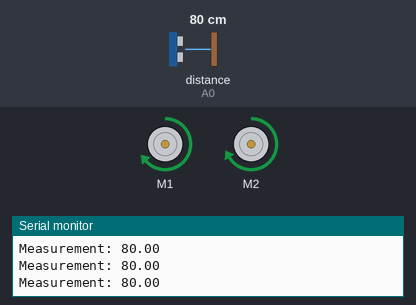
Bench run of a sketch on a simulated Arduino Uno, built with avr-gcc and run on an emulated ATmega328P. On the bench: 2 × DC motor (green arrow = forward, orange = backward, longer = faster), the last lines printed to the serial monitor. Wiring (inferred from the names in the program): ultrasonic range finder: trigger A1; echo A0. The test bench sets the inputs (shaded band); at power-on: distance to the obstacle (sensor on A0) 80 cm. The echo pulse lasts 58.3 µs per cm; random numbers use the default seed unless the sketch sets one.

Above: at 2.2 s.
2.3 s: distance to the obstacle (sensor on A0) set to 22 cm
4.1 s: distance to the obstacle (sensor on A0) set to 19 cm
At 4.64 s:
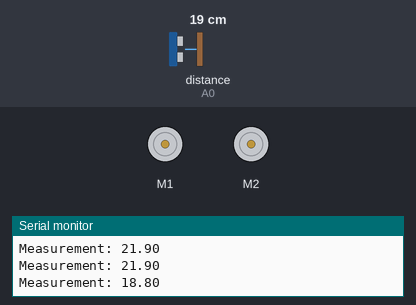
At 5.5 s:
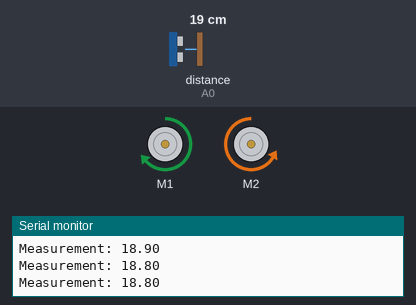
7.1 s: distance to the obstacle (sensor on A0) set to 4 cm
At 7.6 s:
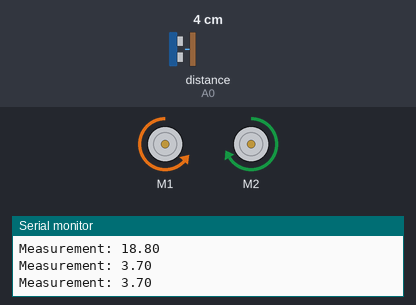
10.1 s: distance to the obstacle (sensor on A0) set to 35 cm
Timing chart, 0 to 12.9 s (numbered marks = the images above; inputs shaded):
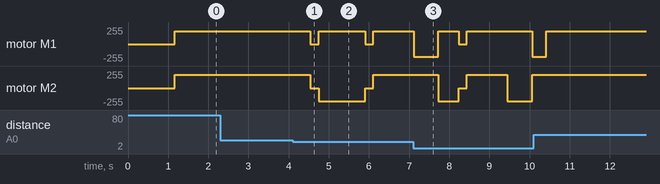

The sketch:

jezdzik.ino
```cpp
//
// jezdzik.ino
//
// Controlling self-driving robot based on Arduino Uno R3 connected with
// Adafruit L293D Motor Shield. There are also two motors to drive and
// single HC-SR04 ultrasonic sensor to navigate and avoiding obstacles.
//

#include <AFMotor.h>
#include <stdlib.h>

// PINS
#define SENSOR_ECHO_PIN A0
#define SENSOR_TRIG_PIN A1
#define MOTOR_LEFT  1
#define MOTOR_RIGHT 2

// SENSOR
#define MAX_DISTANCE 400
#define MIN_DISTANCE 2
#define MEASUREMENTS 10
#define MAGIC_VALUE 58
#define TIMEOUT (MAGIC_VALUE * MAX_DISTANCE)
#define ROTATE_DISTANCE 20 // in cm

// MOTORS
#define LEFT_SPEED 190
#define RIGHT_SPEED 200
#define FREQUENCY MOTOR12_2KHZ
AF_DCMotor motor_left(MOTOR_LEFT);
AF_DCMotor motor_right(MOTOR_RIGHT);

// FUNCTIONS
float get_distance(); // get distance in cm from HC-SR04 sensor

void setup()
{
  Serial.begin(9600);
  Serial.println("Hello Arduino!");

  pinMode(SENSOR_TRIG_PIN, OUTPUT);
  pinMode(SENSOR_ECHO_PIN, INPUT);

  motor_left.setSpeed(LEFT_SPEED);
  motor_right.setSpeed(RIGHT_SPEED);

  delay(1000);
  srand(get_distance());
  Serial.println("Ready to work.");
}

// this function is so bad but works
void loop()
{
  if (get_distance() < ROTATE_DISTANCE)
  {
    int choice = rand() % 2;
    int rotations = 0;
    do
    {
      switch (rand() % 2)
      {
      case 0: motor_right.run(BACKWARD); motor_left.run(FORWARD); break;
      case 1: motor_left.run(BACKWARD); motor_right.run(FORWARD); break;
      }
      if (++rotations > 3)
      {
        delay(200);
        motor_left.run(RELEASE);
        motor_right.run(RELEASE);
        delay(200);

        motor_left.run(FORWARD);
        motor_right.run(FORWARD);
        delay(1000);
        rotations = 0;
        continue;
      }
      delay(300);
    } while (get_distance() < ROTATE_DISTANCE);
  }


  while (get_distance() >= ROTATE_DISTANCE)
  {
    motor_left.run(FORWARD);
    motor_right.run(FORWARD);
    delay(500);
  }

    delay(200);
    motor_left.run(RELEASE);
    motor_right.run(RELEASE);
    delay(200);
}

float get_distance()
{
  float distance;
  float average = 0;
  int bad_distances = 0;

  Serial.print("Measurement: ");
  for (int i = 0; i < MEASUREMENTS; i++)
  {
    digitalWrite(SENSOR_TRIG_PIN, LOW);
    delayMicroseconds(5);
    digitalWrite(SENSOR_TRIG_PIN, HIGH);
    delayMicroseconds(10);
    digitalWrite(SENSOR_TRIG_PIN, LOW);

    distance = pulseIn(SENSOR_ECHO_PIN, HIGH, TIMEOUT) / MAGIC_VALUE;

    if (distance <= MAX_DISTANCE && distance >= MIN_DISTANCE)
    {
      average += distance;
    }
    else
    {
      if (++bad_distances == MEASUREMENTS >> 1)
      {
        Serial.println("terminated");
        return 0.0;
      }
    }
  }
  average /= MEASUREMENTS;
  Serial.println(average);
  return average;
}
```

Measured:
- the behaviour switches between 21 and 20 cm on distance to the obstacle (sensor on A0) (found by bisection; images 0 and 1)
- after the input at 4.1 s, motor M1: alternates forward 190/255 for 1.2 s and stopped for 0.21 s, starting after 0.44 s; motor M2: forward 200/255 → stopped after 0.44 s, → backward 200/255 0.22 s later, → stopped 1.2 s later, → forward 200/255 0.20 s later
